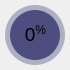
                      <widget class="QWidget" name="circularProgressBarBase_6" native="true">
                       <property name="geometry">
                        <rect>
                         <x>290</x>
                         <y>230</y>
                         <width>70</width>
                         <height>70</height>
                        </rect>
                       </property>
                       <widget class="QFrame" name="circularProgress_13">
                        <property name="geometry">
                         <rect>
                          <x>5</x>
                          <y>5</y>
                          <width>60</width>
                          <height>60</height>
                         </rect>
                        </property>
                        <property name="styleSheet">
                         <string notr="true">QFrame { border-radius: 30px; background-color: qconicalgradient(cx:0.5, cy:0.5, angle:90, stop:0.999 rgba(255, 0, 127, 0), stop:1.0 rgba(85, 170, 255, 255)); }</string>
                        </property>
                        <property name="frameShape">
                         <enum>QFrame::NoFrame</enum>
                        </property>
                        <property name="frameShadow">
                         <enum>QFrame::Raised</enum>
                        </property>
                       </widget>
                       <widget class="QFrame" name="circularBg_13">
                        <property name="geometry">
                         <rect>
                          <x>5</x>
                          <y>5</y>
                          <width>60</width>
                          <height>60</height>
                         </rect>
                        </property>
                        <property name="styleSheet">
                         <string notr="true">QFrame { border-radius: 30px; background-color: rgba(77, 77, 127, 100); }</string>
                        </property>
                        <property name="frameShape">
                         <enum>QFrame::NoFrame</enum>
                        </property>
                        <property name="frameShadow">
                         <enum>QFrame::Raised</enum>
                        </property>
                       </widget>
                       <widget class="QFrame" name="container_13">
                        <property name="geometry">
                         <rect>
                          <x>10</x>
                          <y>10</y>
                          <width>50</width>
                          <height>50</height>
                         </rect>
                        </property>
                        <property name="styleSheet">
                         <string notr="true">QFrame { border-radius: 25px; background-color: rgb(77, 77, 127); }</string>
                        </property>
                        <property name="frameShape">
                         <enum>QFrame::StyledPanel</enum>
                        </property>
                        <property name="frameShadow">
                         <enum>QFrame::Raised</enum>
                        </property>
                        <widget class="QLabel" name="labelPercentage_15">
                         <property name="geometry">
                          <rect>
                           <x>10</x>
                           <y>13</y>
                           <width>31</width>
                           <height>21</height>
                          </rect>
                         </property>
                         <property name="font">
                          <font>
                           <family>Arial</family>
                           <pointsize>10</pointsize>
                          </font>
                         </property>
                         <property name="text">
                          <string>&lt;html&gt;&lt;head/&gt;&lt;body&gt;&lt;p&gt;&lt;span style=&quot; font-size:14pt;&quot;&gt;0&lt;/span&gt;&lt;span style=&quot; font-size:14pt; vertical-align:super;&quot;&gt;%&lt;/span&gt;&lt;/p&gt;&lt;/body&gt;&lt;/html&gt;</string>
                         </property>
                         <property name="scaledContents">
                          <bool>false</bool>
                         </property>
                         <property name="alignment">
                          <set>Qt::AlignCenter</set>
                         </property>
                         <property name="wordWrap">
                          <bool>false</bool>
                         </property>
                        </widget>
                       </widget>
                      </widget>
